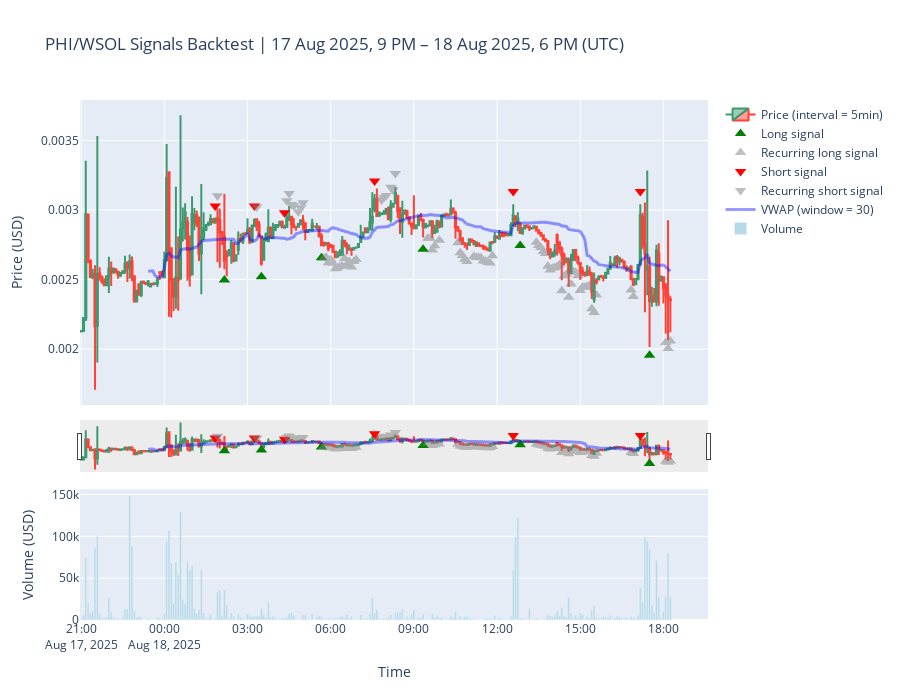

The code cell stored with this chart in its notebook:
### Code cell
signal_df, parameters = algo_backtest(swaps, '5min', 30, 10, 1.5)

# Visualize signals
ohlc_signal_plot(signal_df, parameters)
